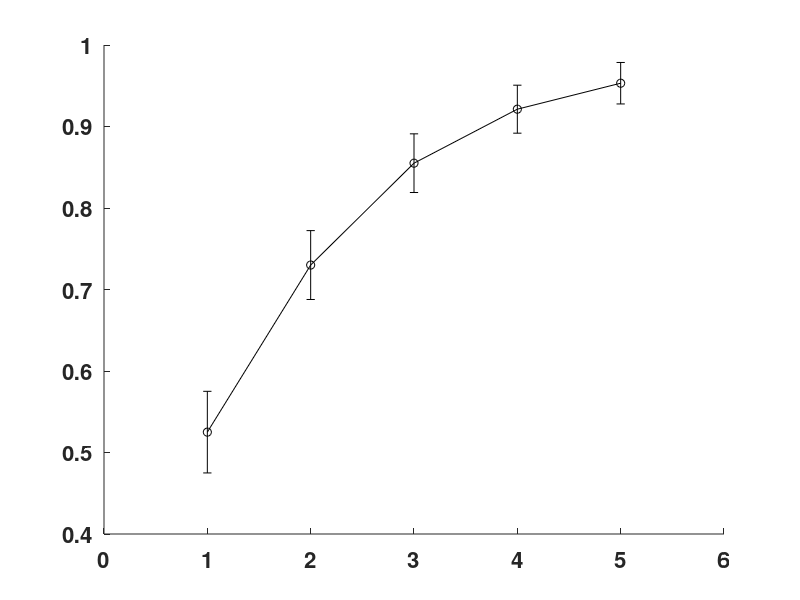

This figure's MATLAB source: (Note: this script raises an error after producing the figure.)

array=[ 0.525 , 0.73 , 0.855 , 0.92125 , 0.95312 ];
arraysem=[0.050072 0.042254 0.035998 0.029439 0.025448 ];
arrayr=[0.10125 0.21812 0.32188 0.42 0.52437]; 
arrayrsem=[ 0.015835 0.024871 0.031435 0.036053 0.038434];

arraynonorm=[ 0.11313  0.235 0.3325  0.42937  0.495 ];
arraynonormsem=[ 0.036361 0.052439 0.060521 0.067123 0.068285 ];

%using normalization parameter 'LocalMax':
%salarray=[0.12063 0.2275 0.3125 0.37688 0.44063];
%salarraysem=[0.038029 0.053938 0.059707 0.064682 0.067146];

%using normalization parameter 'None':
salarray=[0.11938 0.23187 0.33125 0.43937 0.51625];
salarraysem=[0.037334 0.052372 0.059139 0.066064 0.068801];



%unpred=[0.39875   0.5425 0.63312 0.71125  0.775];
%unpredr=[0.14813 0.26625 0.38125 0.46437 0.545];
%salunpred=[0.19875 , 0.3075 , 0.38562 , 0.4525 , 0.505];
unpred=[0.39875 0.54313 0.635 0.71562 0.7775];
unpredsem=[0.041341 0.039609 0.036469 0.031796 0.027074]; 
unpredr=[0.15437 0.26562 0.36312 0.45562 0.52688];
unpredrsem=[0.011494 0.018007 0.01957 0.020617 0.021379];
salunpred=[0.125 0.20938 0.28438 0.35313 0.42];
salunpredsem=[0.01854 0.026322 0.030562 0.033219 0.034763];


unprednonorm=[ 0.17313 0.26625 0.3475 0.42688 0.47688 ];
unprednonormsem=[ 0.032674 0.037867 0.03995 0.041258 0.041161 ];



quadsize=[0.7425 0.92 0.9675 0.99875 0.99875];
quadsizer=[0.26375 0.48 0.6975 0.94875 0.98875];
salquadsize=[0.2575, 0.4925 , 0.65625 , 0.75438 , 0.80063];

%(note: Saliency map for unpred, randomly shuffling the saliency maps between objects: Found 0.0825 times 1st, 0.1475 times 2nd, 0.19563 times 3rd, 0.245 times 4th, 0.29563 times 5th.)
%(note: Saliency map for quadsize, randomly shuffling the saliency maps between objects: Found 0.23625 times 1st, 0.48062 times 2nd, 0.64875 times 3rd, 0.73875 times 4th, 0.78875 times 5th.)
%(note: Saliency map for array, randomly shuffling the saliency maps between objects: Found 0.12125 times 1st, 0.22812 times 2nd, 0.31937 times 3rd, 0.3925 times 4th, 0.4425 times 5th.);


f1=figure;
set(0, 'DefaultAxesFontSize', 16, 'DefaultAxesFontWeight', 'Bold');
errorbar( array, arraysem, 'ko-', 'linewidth', 1);
hold on; errorbar(arraynonorm, arraynonormsem, 'ko--', 'linewidth', .5);
hold on; errorbar(arrayr, arrayrsem, 'ko:', 'linewidth', .5);
hold on; errorbar( salarray, salarraysem, 'k*:', 'linewidth', .5, 'markersize', 10);
axis([.9 5.1 0 1.1]);
set(gca,'XTick',(1:5));
xlabel('\fontsize{16}Attentional fixations');
ylabel('\fontsize{16}Success rate over all images');
title('\fontsize{16}Composite images - 9 objects');

print( f1, '-r300', '-dpng', 'ResultsArrayPrint')
print( f1, '-r300', '-depsc', 'ResultsArrayPrint.eps')


f2=figure;
set(0, 'DefaultAxesFontSize', 16, 'DefaultAxesFontWeight', 'Bold');
errorbar(unpred, unpredsem, 'ko-', 'linewidth', 1);
hold on; errorbar(unprednonorm, unprednonormsem, 'ko--', 'linewidth', .5);
hold on; errorbar(unpredr, unpredrsem, 'ko:', 'linewidth', .5);
hold on; errorbar(salunpred, salunpredsem, 'k*:', 'linewidth', .5, 'markersize', 10);
%legend('Normal', 'Randomized weights');
legend('Normal', 'No normalization', 'Randomized', 'Saliency model', 'location', 'NorthWest');
axis([.9 5.1 0 1.1]);
set(gca,'XTick',(1:5));
xlabel('\fontsize{16}Attentional fixations');
ylabel('\fontsize{16}Success rate over all images');
title('\fontsize{16}Natural backgrounds');

print( f2, '-r300', '-dpng', 'ResultsNaturalBackgroundsPrint')
print( f2, '-r300', '-depsc', 'ResultsNaturalBackgroundsPrint.eps')


return;

f3=figure;
plot(quadsize, 'ko-');
hold on; plot(quadsizer, 'ko--');
hold on; plot(salquadsize, 'k+:');
Legend('Normal', 'Randomized weights', 'Saliency', 'Location', 'SouthEast');
set(gca,'XTick',(1:5));
xlabel('\fontsize{16}Attentional fixations');
ylabel('\fontsize{16}Success rate over all images');
title('\fontsize{16}Composite images - 4 objects, varying size');
set(gca, 'FontSize', 16);



